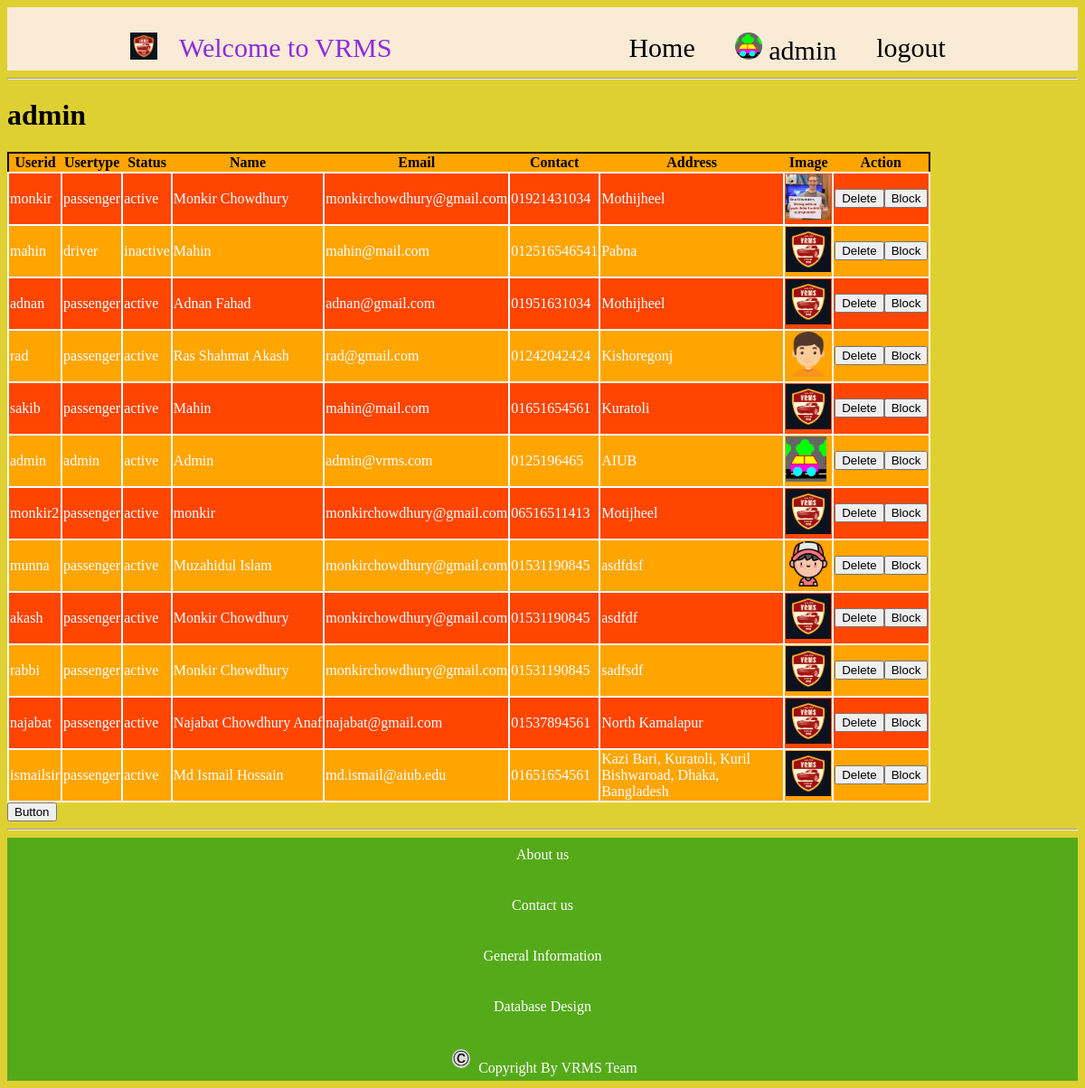
The page /view/admin/adminview.php (signed in) on the database its author committed.
### tables this page shows
CREATE TABLE `users` (
  `userid` varchar(20) NOT NULL,
  `password` varchar(50) NOT NULL,
  `usertype` varchar(15) NOT NULL,
  `status` varchar(10) NOT NULL,
  `name` varchar(30) NOT NULL,
  `email` varchar(30) NOT NULL,
  `contact` varchar(20) NOT NULL,
  `adress` varchar(100) NOT NULL,
  `profile_image` varchar(30) NOT NULL
);

### model/admin_model.php (called while the page is built, shortened)
<?php
    function showPassengerList()
    {
        $con = getconnection();
        $sql= "select * from users";
        $result=mysqli_query($con, $sql);
		if($result)
        {
			return $result;
		}
        else
        {
			return false;
		}
    }
?>

### view/admin/adminview.php (the view, shortened to what this page needs)
<?php
include_once '../../model/admin_model.php';
?>
<!DOCTYPE html>
<html lang="en">
<head>
    <link rel="stylesheet" href="../style.css">
    <link rel="stylesheet" href="adminstyle.css">
</head>
<body>
    <?php
    include_once '../header.php';
    echo "<h1>".$usertype."</h1>";
    ?>
    <div style="align-content: center;">
        <?php
        $result= showPassengerList();
        if($result->num_rows==0)
        {
            echo "No Results Founded";
        }
        else
        {
            ?>
            <table>
                <tr>
                    <th>Userid</th>
                    <th>Usertype</th>
                    <th>Status</th>
                    <th>Name</th>
                    <th>Email</th>
                    <th>Contact</th>
                    <th>Address</th>
                    <th>Image</th>
                    <th>Action</th>
                </tr>
                <?php
                while($row = $result->fetch_assoc())
                {
                    ?>
                    <tr>
                        <td><?php echo $row['userid']; ?></td>
                        <td><?php echo $row['usertype']; ?></td>
                        <td><?php echo $row['status']; ?></td>
                        <td><?php echo $row['name']; ?></td>
                        <td><?php echo $row['email']; ?></td>
                        <td><?php echo $row['contact']; ?></td>
                        <td style="width: 200px;"><?php echo $row['adress']; ?></td>
                        <td>
                            <img src="../profile_image/<?php echo $row['profile_image']; ?>" alt="" height="50px">
                        </td>
                        <td>
                            <button onclick="deletePassenger('<?php echo $row['userid']; ?>', '<?php echo $row['profile_image']; ?>')">Delete</a>
                            <button onclick="blockPassenger()">Block</a>
                        </td>
                    </tr>
                    <?php
                }
                ?>
            </table>
            <?php
        }
        ?>
    </div>
    <button id="delete-btn">Button</button>
    <?php
        require_once '../footer.php';
    ?>
</body>
</html>

### view/style.css (style rules this page uses)
* { align-items: center; }
body { background-color: rgb(223, 208, 50); align-items: center; }
table { border: 2px black solid ; border-collapse: collapse; }
table tr { background-color: orange; }
table tr:nth-child(even) { background-color: orangered; }
table td { border: 2px white solid; color: white; }

### rows shown on the page
users: userid "monkir", usertype "passenger", status "active", name "Monkir Chowdhury", email "monkirchowdhury@gmail.com", contact "01921431034", adress "Mothijheel", profile_image (picture)
users: userid "mahin", usertype "driver", status "inactive", name "Mahin", email "mahin@mail.com", contact "012516546541", adress "Pabna", profile_image (picture)
users: userid "adnan", usertype "passenger", status "active", name "Adnan Fahad", email "adnan@gmail.com", contact "01951631034", adress "Mothijheel", profile_image (picture)
users: userid "rad", usertype "passenger", status "active", name "Ras Shahmat Akash", email "rad@gmail.com", contact "01242042424", adress "Kishoregonj", profile_image (picture)
users: userid "sakib", usertype "passenger", status "active", name "Mahin", email "mahin@mail.com", contact "01651654561", adress "Kuratoli", profile_image (picture)
users: userid "admin", usertype "admin", status "active", name "Admin", email "admin@vrms.com", contact "0125196465", adress "AIUB", profile_image (picture)
users: userid "monkir2", usertype "passenger", status "active", name "monkir", email "monkirchowdhury@gmail.com", contact "06516511413", adress "Motijheel", profile_image (picture)
users: userid "munna", usertype "passenger", status "active", name "Muzahidul Islam", email "monkirchowdhury@gmail.com", contact "01531190845", adress "asdfdsf", profile_image (picture)
users: userid "akash", usertype "passenger", status "active", name "Monkir Chowdhury", email "monkirchowdhury@gmail.com", contact "01531190845", adress "asdfdf", profile_image (picture)
users: userid "rabbi", usertype "passenger", status "active", name "Monkir Chowdhury", email "monkirchowdhury@gmail.com", contact "01531190845", adress "sadfsdf", profile_image (picture)
users: userid "najabat", usertype "passenger", status "active", name "Najabat Chowdhury Anaf", email "najabat@gmail.com", contact "01537894561", adress "North Kamalapur", profile_image (picture)
users: userid "ismailsir", usertype "passenger", status "active", name "Md Ismail Hossain", email "md.ismail@aiub.edu", contact "01651654561", adress "Kazi Bari, Kuratoli, Kuril Bishwaroad, Dhaka, Bangladesh", profile_image (picture)

### other values the page prints
$userid "admin"
$usertype "admin"
